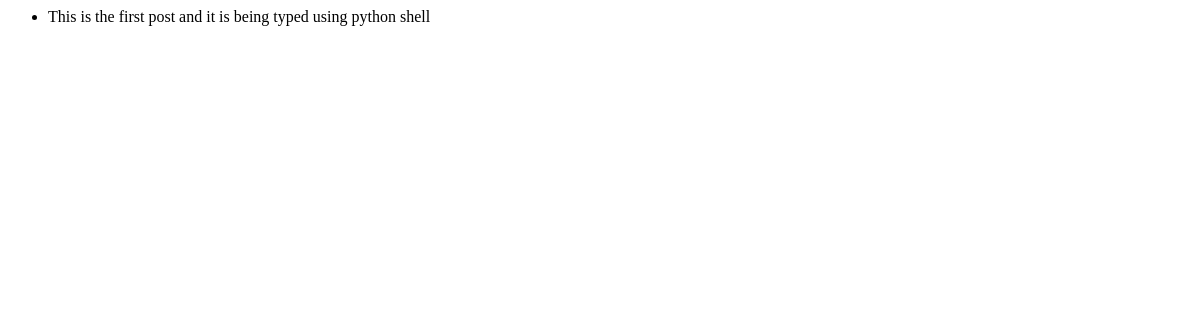
Before: / with the older database file.
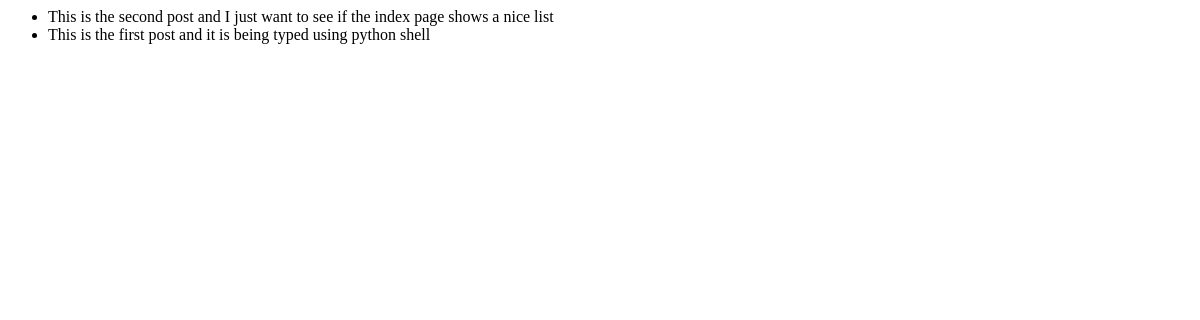
After: the same page with the newer database file.
### blog/models.py (models this page shows, shortened)
class BlogPost(models.Model):
	post_text = models.CharField(max_length=140)
	post_date = models.DateTimeField('date published')

### blog/views.py (the view)
# urls.py: path('', views.index, name = 'index'),
def index(request):
	alltheposts = BlogPost.objects.order_by('-post_date')
	context = {
		'alltheposts' : alltheposts,
	}
	return render(request, 'blog/index.html', context)

### blog/templates/blog/index.html
{% if alltheposts %}
    <ul>
    {% for blogpost in alltheposts %}
        <li>{{ blogpost.post_text }}</a></li>
    {% endfor %}
    </ul>
{% else %}
    <p>No posts are available.</p>
{% endif %}

Changed rows visible on the page:
added BlogPost: post_text "This is the second post and I just want to see if the index page shows a nice list"
